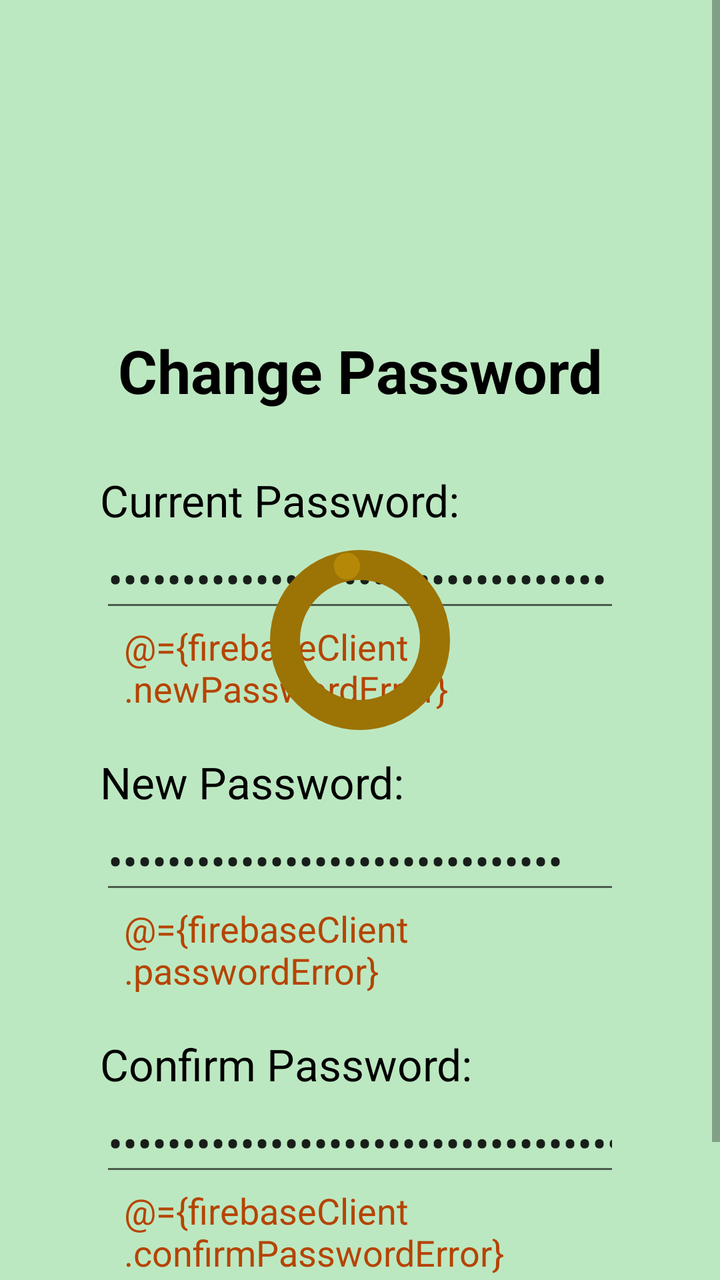
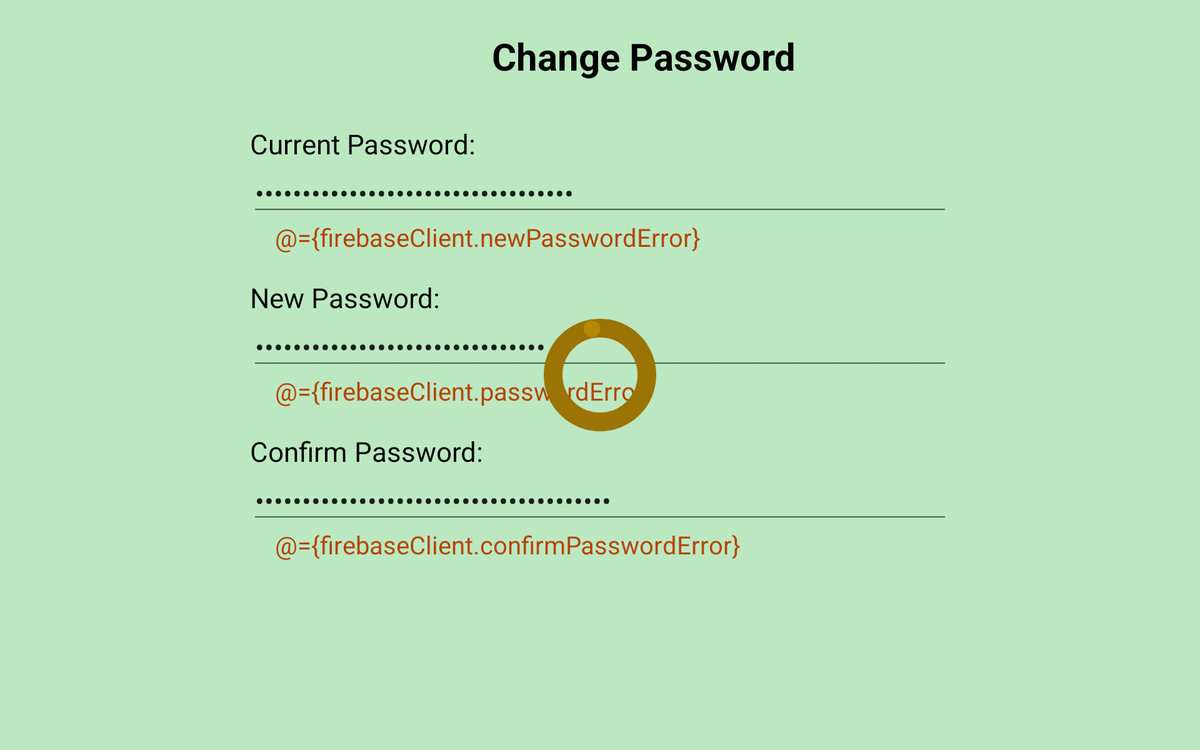

First picture: res/layout/ on a phone held upright. Second picture: the repository's own variant of that layout, on a device whose configuration matches the variant's folder. Source for both follows.
<!-- AndroidManifest.xml: application theme Theme.PawsGo -->
<!-- res/layout/fragment_change_password.xml -->
<?xml version="1.0" encoding="utf-8"?>
<layout
    xmlns:android="http://schemas.android.com/apk/res/android"
    xmlns:app="http://schemas.android.com/apk/res-auto"
    xmlns:tools="http://schemas.android.com/tools">

    <data>
        <variable
            name="firebaseClient"
            type="com.bitpunchlab.android.pawsgo.firebase.FirebaseClientViewModel" />
    </data>

    <androidx.constraintlayout.widget.ConstraintLayout
        android:layout_width="match_parent"
        android:layout_height="match_parent">

        <com.google.android.material.progressindicator.CircularProgressIndicator
            android:id="@+id/progress_bar"
            style="android:attr/progressBarStyleHorizontal"
            android:layout_width="wrap_content"
            android:layout_height="wrap_content"
            android:indeterminate="true"
            android:max="100"
            android:visibility="gone"
            android:translationZ="3dp"
            app:indicatorColor="#b58807"
            app:indicatorSize="90dp"
            app:trackColor="@color/lighter_brown"
            app:trackCornerRadius="8dp"
            app:trackThickness="15dp"
            tools:visibility="visible"
            app:layout_constraintEnd_toEndOf="parent"
            app:layout_constraintStart_toStartOf="parent"
            app:layout_constraintTop_toTopOf="parent"
            app:layout_constraintBottom_toBottomOf="parent"/>

        <ScrollView
            android:layout_width="match_parent"
            android:layout_height="match_parent"
            android:fillViewport="true">

            <androidx.constraintlayout.widget.ConstraintLayout
                android:layout_width="match_parent"
                android:layout_height="wrap_content"
                android:paddingBottom="30dp"
                android:background="@color/green_background"
                tools:context=".userAccount.ChangePasswordFragment">


                <ImageView
                    android:id="@+id/art_change_password"
                    android:layout_width="@dimen/icon_size"
                    android:layout_height="@dimen/icon_size"
                    android:layout_marginTop="@dimen/icon_margin_top"
                    app:layout_constraintEnd_toEndOf="parent"
                    app:layout_constraintStart_toStartOf="parent"
                    app:layout_constraintTop_toTopOf="parent"
                    app:srcCompat="@drawable/password"
                    tools:srcCompat="@drawable/password" />

                <TextView
                    android:id="@+id/textview_change_password_title"
                    android:layout_width="wrap_content"
                    android:layout_height="wrap_content"
                    android:layout_marginTop="30dp"
                    android:text="@string/change_password"
                    android:textSize="@dimen/title_text_size"
                    android:textColor="@color/black"
                    android:textStyle="bold"
                    app:layout_constraintEnd_toEndOf="parent"
                    app:layout_constraintStart_toStartOf="parent"
                    app:layout_constraintTop_toBottomOf="@id/art_change_password" />

                <TextView
                    android:id="@+id/textview_current_password"
                    android:layout_width="match_parent"
                    android:layout_height="wrap_content"
                    android:layout_marginTop="30dp"
                    android:layout_marginLeft="@dimen/content_left_right_margin"
                    android:layout_marginRight="@dimen/content_left_right_margin"
                    android:text="@string/current_password"
                    android:textSize="@dimen/content_text_size"
                    android:textColor="@color/black"
                    app:layout_constraintEnd_toEndOf="parent"
                    app:layout_constraintStart_toStartOf="parent"
                    app:layout_constraintTop_toBottomOf="@id/textview_change_password_title" />

                <EditText
                    android:id="@+id/edittext_current_password"
                    android:layout_width="match_parent"
                    android:layout_marginLeft="@dimen/content_left_right_margin"
                    android:layout_marginRight="@dimen/content_left_right_margin"
                    android:layout_height="wrap_content"
                    android:textSize="@dimen/content_text_size"
                    android:text="@={firebaseClient.currentPassword}"
                    android:inputType="textPassword"
                    app:layout_constraintEnd_toEndOf="parent"
                    app:layout_constraintStart_toStartOf="parent"
                    app:layout_constraintTop_toBottomOf="@id/textview_current_password"/>

                <TextView
                    android:id="@+id/error_current_password"
                    android:layout_width="match_parent"
                    android:layout_height="wrap_content"
                    android:layout_marginTop="0dp"
                    android:layout_marginLeft="@dimen/error_left_right_margin"
                    android:layout_marginRight="@dimen/error_left_right_margin"
                    android:textSize="@dimen/error_text_size"
                    android:textColor="@color/error_red"
                    android:text="@={firebaseClient.newPasswordError}"
                    app:layout_constraintEnd_toEndOf="parent"
                    app:layout_constraintStart_toStartOf="parent"
                    app:layout_constraintTop_toBottomOf="@id/edittext_current_password" />

                <TextView
                    android:id="@+id/textview_new_password"
                    android:layout_width="match_parent"
                    android:layout_height="wrap_content"
                    android:layout_marginTop="20dp"
                    android:layout_marginLeft="@dimen/content_left_right_margin"
                    android:layout_marginRight="@dimen/content_left_right_margin"
                    android:text="@string/new_password"
                    android:textSize="@dimen/content_text_size"
                    android:textColor="@color/black"
                    app:layout_constraintEnd_toEndOf="parent"
                    app:layout_constraintStart_toStartOf="parent"
                    app:layout_constraintTop_toBottomOf="@id/error_current_password" />

                <EditText
                    android:id="@+id/edittext_new_password"
                    android:layout_width="match_parent"
                    android:layout_marginLeft="@dimen/content_left_right_margin"
                    android:layout_marginRight="@dimen/content_left_right_margin"
                    android:layout_height="wrap_content"
                    android:textSize="@dimen/content_text_size"
                    android:text="@={firebaseClient.userPassword}"
                    android:inputType="textPassword"
                    app:layout_constraintEnd_toEndOf="parent"
                    app:layout_constraintStart_toStartOf="parent"
                    app:layout_constraintTop_toBottomOf="@id/textview_new_password"/>

                <TextView
                    android:id="@+id/error_new_password"
                    android:layout_width="match_parent"
                    android:layout_height="wrap_content"
                    android:layout_marginTop="0dp"
                    android:layout_marginLeft="@dimen/error_left_right_margin"
                    android:layout_marginRight="@dimen/error_left_right_margin"
                    android:textSize="@dimen/error_text_size"
                    android:textColor="@color/error_red"
                    android:text="@={firebaseClient.passwordError}"
                    app:layout_constraintEnd_toEndOf="parent"
                    app:layout_constraintStart_toStartOf="parent"
                    app:layout_constraintTop_toBottomOf="@id/edittext_new_password" />

                <TextView
                    android:id="@+id/textview_confirm_password"
                    android:layout_width="match_parent"
                    android:layout_height="wrap_content"
                    android:layout_marginTop="20dp"
                    android:layout_marginLeft="@dimen/content_left_right_margin"
                    android:layout_marginRight="@dimen/content_left_right_margin"
                    android:text="@string/confirm_password"
                    android:textSize="@dimen/content_text_size"
                    android:textColor="@color/black"
                    app:layout_constraintEnd_toEndOf="parent"
                    app:layout_constraintStart_toStartOf="parent"
                    app:layout_constraintTop_toBottomOf="@id/error_new_password" />

                <EditText
                    android:id="@+id/edittext_confirm_password"
                    android:layout_width="match_parent"
                    android:layout_marginLeft="@dimen/content_left_right_margin"
                    android:layout_marginRight="@dimen/content_left_right_margin"
                    android:layout_height="wrap_content"
                    android:textSize="@dimen/content_text_size"
                    android:text="@={firebaseClient.userConfirmPassword}"
                    android:inputType="textPassword"
                    app:layout_constraintEnd_toEndOf="parent"
                    app:layout_constraintStart_toStartOf="parent"
                    app:layout_constraintTop_toBottomOf="@id/textview_confirm_password"/>

                <TextView
                    android:id="@+id/error_confirm_password"
                    android:layout_width="match_parent"
                    android:layout_height="wrap_content"
                    android:layout_marginTop="0dp"
                    android:layout_marginLeft="@dimen/error_left_right_margin"
                    android:layout_marginRight="@dimen/error_left_right_margin"
                    android:textSize="@dimen/error_text_size"
                    android:textColor="@color/error_red"
                    android:text="@={firebaseClient.confirmPasswordError}"
                    app:layout_constraintEnd_toEndOf="parent"
                    app:layout_constraintStart_toStartOf="parent"
                    app:layout_constraintTop_toBottomOf="@id/edittext_confirm_password" />

                <Button
                    android:id="@+id/button_send"
                    android:layout_width="match_parent"
                    android:layout_height="wrap_content"
                    android:layout_marginLeft="@dimen/button_left_right_margin"
                    android:layout_marginRight="@dimen/button_left_right_margin"
                    android:text="@string/send"
                    android:textSize="@dimen/button_text_size"
                    android:visibility="invisible"
                    android:padding="@dimen/button_padding"
                    app:layout_constraintEnd_toEndOf="parent"
                    app:layout_constraintStart_toStartOf="parent"
                    app:layout_constraintTop_toBottomOf="@id/error_confirm_password"/>
            </androidx.constraintlayout.widget.ConstraintLayout>

        </ScrollView>
    </androidx.constraintlayout.widget.ConstraintLayout>

</layout>
<!-- resources referenced by this layout -->
<resources>
  <color name="black">#FF000000</color>
  <color name="error_red">#b54402</color>
  <color name="green_background">#bce8c1</color>
  <color name="lighter_brown">#9c7305</color>
  <dimen name="button_left_right_margin">100dp</dimen>
  <dimen name="button_padding">5dp</dimen>
  <dimen name="button_text_size">20dp</dimen>
  <dimen name="content_left_right_margin">50dp</dimen>
  <dimen name="content_text_size">22sp</dimen>
  <dimen name="error_left_right_margin">62dp</dimen>
  <dimen name="error_text_size">18sp</dimen>
  <dimen name="icon_margin_top">50dp</dimen>
  <dimen name="icon_size">85dp</dimen>
  <dimen name="title_text_size">30sp</dimen>
  <string name="change_password">Change Password</string>
  <string name="confirm_password">Confirm Password:</string>
  <string name="current_password">Current Password:</string>
  <string name="new_password">New Password:</string>
  <string name="send">Send</string>
  <style name="Theme.PawsGo" parent="Theme.MaterialComponents.DayNight.DarkActionBar">
          
          <item name="colorPrimary">@color/button_brown</item>
          <item name="colorPrimaryVariant">@color/brown_deep</item>
          <item name="colorOnPrimary">@color/white</item>
          
          <item name="colorSecondary">@color/teal_200</item>
          <item name="colorSecondaryVariant">@color/teal_700</item>
          <item name="colorOnSecondary">@color/black</item>
          
          <item name="android:statusBarColor">?attr/colorPrimaryVariant</item>
          
  
      </style>
  <color name="button_brown">#573e01</color>
  <color name="brown_deep">#2e2102</color>
  <color name="white">#FFFFFFFF</color>
  <color name="teal_200">#FF03DAC5</color>
  <color name="teal_700">#FF018786</color>
</resources>
<!-- res/layout-sw600dp-land/fragment_change_password.xml (the repository's variant of the layout above) -->
<!-- drawn on a 7-inch tablet turned sideways -->
<?xml version="1.0" encoding="utf-8"?>
<layout
    xmlns:android="http://schemas.android.com/apk/res/android"
    xmlns:app="http://schemas.android.com/apk/res-auto"
    xmlns:tools="http://schemas.android.com/tools">

    <data>
        <variable
            name="firebaseClient"
            type="com.bitpunchlab.android.pawsgo.firebase.FirebaseClientViewModel" />
    </data>

    <androidx.constraintlayout.widget.ConstraintLayout
        android:layout_width="match_parent"
        android:layout_height="match_parent">

        <com.google.android.material.progressindicator.CircularProgressIndicator
            android:id="@+id/progress_bar"
            style="android:attr/progressBarStyleHorizontal"
            android:layout_width="wrap_content"
            android:layout_height="wrap_content"
            android:indeterminate="true"
            android:max="100"
            android:visibility="gone"
            android:translationZ="3dp"
            app:indicatorColor="#b58807"
            app:indicatorSize="90dp"
            app:trackColor="@color/lighter_brown"
            app:trackCornerRadius="8dp"
            app:trackThickness="15dp"
            tools:visibility="visible"
            app:layout_constraintEnd_toEndOf="parent"
            app:layout_constraintStart_toStartOf="parent"
            app:layout_constraintTop_toTopOf="parent"
            app:layout_constraintBottom_toBottomOf="parent"/>

        <ScrollView
            android:layout_width="match_parent"
            android:layout_height="match_parent"
            android:fillViewport="true">

            <androidx.constraintlayout.widget.ConstraintLayout
                android:layout_width="match_parent"
                android:layout_height="wrap_content"
                android:paddingBottom="30dp"
                android:background="@color/green_background"
                tools:context=".userAccount.ChangePasswordFragment">

                <LinearLayout
                    android:id="@+id/title_layout"
                    android:layout_width="wrap_content"
                    android:layout_height="wrap_content"
                    android:layout_marginTop="20dp"
                    android:orientation="horizontal"
                    android:gravity="center"
                    app:layout_constraintEnd_toEndOf="parent"
                    app:layout_constraintStart_toStartOf="parent"
                    app:layout_constraintTop_toTopOf="parent">

                    <ImageView
                        android:id="@+id/art_change_password"
                        android:layout_width="50dp"
                        android:layout_height="50dp"
                        app:layout_constraintEnd_toEndOf="parent"
                        app:layout_constraintStart_toStartOf="parent"
                        app:layout_constraintTop_toTopOf="parent"
                        app:srcCompat="@drawable/password"
                        tools:srcCompat="@drawable/password" />

                    <TextView
                        android:id="@+id/textview_change_password_title"
                        android:layout_width="wrap_content"
                        android:layout_height="wrap_content"
                        android:layout_marginLeft="20dp"
                        android:text="@string/change_password"
                        android:textSize="@dimen/title_text_size"
                        android:textColor="@color/black"
                        android:textStyle="bold"
                        app:layout_constraintEnd_toEndOf="parent"
                        app:layout_constraintStart_toStartOf="parent"
                        app:layout_constraintTop_toBottomOf="@id/art_change_password" />

                </LinearLayout>

                <TextView
                    android:id="@+id/textview_current_password"
                    android:layout_width="match_parent"
                    android:layout_height="wrap_content"
                    android:layout_marginTop="30dp"
                    android:layout_marginLeft="@dimen/content_left_right_margin"
                    android:layout_marginRight="@dimen/content_left_right_margin"
                    android:text="@string/current_password"
                    android:textSize="@dimen/content_text_size"
                    android:textColor="@color/black"
                    app:layout_constraintEnd_toEndOf="parent"
                    app:layout_constraintStart_toStartOf="parent"
                    app:layout_constraintTop_toBottomOf="@id/title_layout" />

                <EditText
                    android:id="@+id/edittext_current_password"
                    android:layout_width="match_parent"
                    android:layout_marginLeft="@dimen/content_left_right_margin"
                    android:layout_marginRight="@dimen/content_left_right_margin"
                    android:layout_height="wrap_content"
                    android:textSize="@dimen/content_text_size"
                    android:text="@={firebaseClient.currentPassword}"
                    android:inputType="textPassword"
                    app:layout_constraintEnd_toEndOf="parent"
                    app:layout_constraintStart_toStartOf="parent"
                    app:layout_constraintTop_toBottomOf="@id/textview_current_password"/>

                <TextView
                    android:id="@+id/error_current_password"
                    android:layout_width="match_parent"
                    android:layout_height="wrap_content"
                    android:layout_marginTop="0dp"
                    android:layout_marginLeft="@dimen/error_left_right_margin"
                    android:layout_marginRight="@dimen/error_left_right_margin"
                    android:textSize="@dimen/error_text_size"
                    android:textColor="@color/error_red"
                    android:text="@={firebaseClient.newPasswordError}"
                    app:layout_constraintEnd_toEndOf="parent"
                    app:layout_constraintStart_toStartOf="parent"
                    app:layout_constraintTop_toBottomOf="@id/edittext_current_password" />

                <TextView
                    android:id="@+id/textview_new_password"
                    android:layout_width="match_parent"
                    android:layout_height="wrap_content"
                    android:layout_marginTop="20dp"
                    android:layout_marginLeft="@dimen/content_left_right_margin"
                    android:layout_marginRight="@dimen/content_left_right_margin"
                    android:text="@string/new_password"
                    android:textSize="@dimen/content_text_size"
                    android:textColor="@color/black"
                    app:layout_constraintEnd_toEndOf="parent"
                    app:layout_constraintStart_toStartOf="parent"
                    app:layout_constraintTop_toBottomOf="@id/error_current_password" />

                <EditText
                    android:id="@+id/edittext_new_password"
                    android:layout_width="match_parent"
                    android:layout_marginLeft="@dimen/content_left_right_margin"
                    android:layout_marginRight="@dimen/content_left_right_margin"
                    android:layout_height="wrap_content"
                    android:textSize="@dimen/content_text_size"
                    android:text="@={firebaseClient.userPassword}"
                    android:inputType="textPassword"
                    app:layout_constraintEnd_toEndOf="parent"
                    app:layout_constraintStart_toStartOf="parent"
                    app:layout_constraintTop_toBottomOf="@id/textview_new_password"/>

                <TextView
                    android:id="@+id/error_new_password"
                    android:layout_width="match_parent"
                    android:layout_height="wrap_content"
                    android:layout_marginTop="0dp"
                    android:layout_marginLeft="@dimen/error_left_right_margin"
                    android:layout_marginRight="@dimen/error_left_right_margin"
                    android:textSize="@dimen/error_text_size"
                    android:textColor="@color/error_red"
                    android:text="@={firebaseClient.passwordError}"
                    app:layout_constraintEnd_toEndOf="parent"
                    app:layout_constraintStart_toStartOf="parent"
                    app:layout_constraintTop_toBottomOf="@id/edittext_new_password" />

                <TextView
                    android:id="@+id/textview_confirm_password"
                    android:layout_width="match_parent"
                    android:layout_height="wrap_content"
                    android:layout_marginTop="20dp"
                    android:layout_marginLeft="@dimen/content_left_right_margin"
                    android:layout_marginRight="@dimen/content_left_right_margin"
                    android:text="@string/confirm_password"
                    android:textSize="@dimen/content_text_size"
                    android:textColor="@color/black"
                    app:layout_constraintEnd_toEndOf="parent"
                    app:layout_constraintStart_toStartOf="parent"
                    app:layout_constraintTop_toBottomOf="@id/error_new_password" />

                <EditText
                    android:id="@+id/edittext_confirm_password"
                    android:layout_width="match_parent"
                    android:layout_marginLeft="@dimen/content_left_right_margin"
                    android:layout_marginRight="@dimen/content_left_right_margin"
                    android:layout_height="wrap_content"
                    android:textSize="@dimen/content_text_size"
                    android:text="@={firebaseClient.userConfirmPassword}"
                    android:inputType="textPassword"
                    app:layout_constraintEnd_toEndOf="parent"
                    app:layout_constraintStart_toStartOf="parent"
                    app:layout_constraintTop_toBottomOf="@id/textview_confirm_password"/>

                <TextView
                    android:id="@+id/error_confirm_password"
                    android:layout_width="match_parent"
                    android:layout_height="wrap_content"
                    android:layout_marginTop="0dp"
                    android:layout_marginLeft="@dimen/error_left_right_margin"
                    android:layout_marginRight="@dimen/error_left_right_margin"
                    android:textSize="@dimen/error_text_size"
                    android:textColor="@color/error_red"
                    android:text="@={firebaseClient.confirmPasswordError}"
                    app:layout_constraintEnd_toEndOf="parent"
                    app:layout_constraintStart_toStartOf="parent"
                    app:layout_constraintTop_toBottomOf="@id/edittext_confirm_password" />

                <Button
                    android:id="@+id/button_send"
                    android:layout_width="match_parent"
                    android:layout_height="wrap_content"
                    android:layout_marginLeft="@dimen/button_left_right_margin"
                    android:layout_marginRight="@dimen/button_left_right_margin"
                    android:text="@string/send"
                    android:textSize="@dimen/button_text_size"
                    android:visibility="invisible"
                    android:padding="@dimen/button_padding"
                    app:layout_constraintEnd_toEndOf="parent"
                    app:layout_constraintStart_toStartOf="parent"
                    app:layout_constraintTop_toBottomOf="@id/error_confirm_password"/>
            </androidx.constraintlayout.widget.ConstraintLayout>

        </ScrollView>
    </androidx.constraintlayout.widget.ConstraintLayout>

</layout>
<!-- resources referenced by the variant -->
<!-- as a 7-inch tablet turned sideways resolves them -->
<resources>
  <color name="black">#FF000000</color>
  <color name="error_red">#b54402</color>
  <color name="green_background">#bce8c1</color>
  <color name="lighter_brown">#9c7305</color>
  <!-- from res/values-sw600dp-land/ -->
  <dimen name="button_left_right_margin">300dp</dimen>
  <!-- from res/values-sw600dp-land/ -->
  <dimen name="button_padding">10dp</dimen>
  <!-- from res/values-sw600dp-land/ -->
  <dimen name="button_text_size">20dp</dimen>
  <!-- from res/values-sw600dp-land/ -->
  <dimen name="content_left_right_margin">200dp</dimen>
  <!-- from res/values-sw600dp-land/ -->
  <dimen name="content_text_size">22sp</dimen>
  <!-- from res/values-sw600dp-land/ -->
  <dimen name="error_left_right_margin">220dp</dimen>
  <!-- from res/values-sw600dp-land/ -->
  <dimen name="error_text_size">20sp</dimen>
  <!-- from res/values-sw600dp-land/ -->
  <dimen name="title_text_size">30sp</dimen>
  <string name="change_password">Change Password</string>
  <string name="confirm_password">Confirm Password:</string>
  <string name="current_password">Current Password:</string>
  <string name="new_password">New Password:</string>
  <string name="send">Send</string>
  <style name="Theme.PawsGo" parent="Theme.MaterialComponents.DayNight.DarkActionBar">
          
          <item name="colorPrimary">@color/button_brown</item>
          <item name="colorPrimaryVariant">@color/brown_deep</item>
          <item name="colorOnPrimary">@color/white</item>
          
          <item name="colorSecondary">@color/teal_200</item>
          <item name="colorSecondaryVariant">@color/teal_700</item>
          <item name="colorOnSecondary">@color/black</item>
          
          <item name="android:statusBarColor">?attr/colorPrimaryVariant</item>
          
  
      </style>
  <color name="button_brown">#573e01</color>
  <color name="brown_deep">#2e2102</color>
  <color name="white">#FFFFFFFF</color>
  <color name="teal_200">#FF03DAC5</color>
  <color name="teal_700">#FF018786</color>
</resources>
